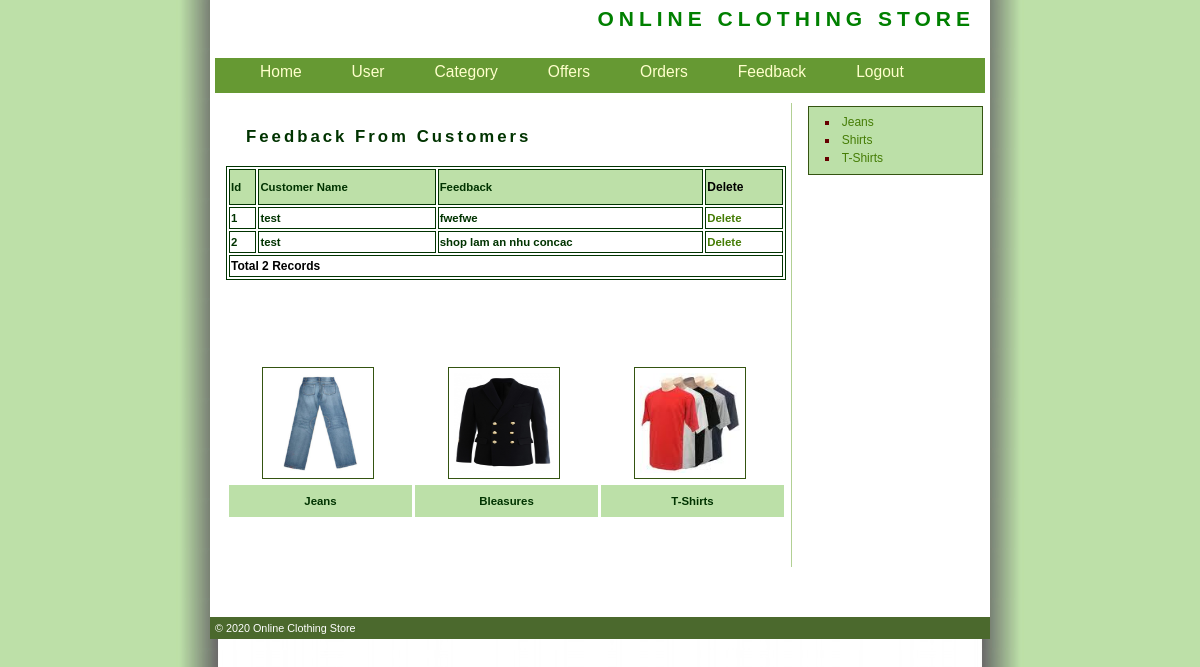
/Admin/Feedback.php, run on the app's committed database.
### tables this page shows
CREATE TABLE `Feedback_Master` (
  `FeedbackId` int(11) NOT NULL AUTO_INCREMENT,
  `CustomerId` int(11) NOT NULL,
  `Feedback` varchar(200) NOT NULL,
  PRIMARY KEY (`FeedbackId`)
);

CREATE TABLE `Customer_Registration` (
  `CustomerId` int(11) NOT NULL AUTO_INCREMENT,
  `CustomerName` varchar(200) NOT NULL,
  `Address` varchar(100) NOT NULL,
  `City` varchar(200) NOT NULL,
  `Email` varchar(500) NOT NULL,
  `Mobile` bigint(10) NOT NULL,
  `Gender` varchar(10) NOT NULL,
  `BirthDate` date NOT NULL,
  `UserName` varchar(200) NOT NULL,
  `Password` varchar(200) NOT NULL,
  PRIMARY KEY (`CustomerId`)
);

CREATE TABLE `Category_Master` (
  `CategoryId` int(11) NOT NULL AUTO_INCREMENT,
  `CategoryName` varchar(200) NOT NULL,
  `Description` varchar(200) NOT NULL,
  `Image` varchar(100) NOT NULL,
  PRIMARY KEY (`CategoryId`)
);

### Admin/Feedback.php (the view, shortened to what this page needs)
<!DOCTYPE html
  PUBLIC "-//W3C//DTD XHTML 1.0 Transitional//EN" "http://www.w3.org/TR/xhtml1/DTD/xhtml1-transitional.dtd">
<html xmlns="http://www.w3.org/1999/xhtml">
<head>
  <link href="style.css" rel="stylesheet" type="text/css" />
</head>
<body>
  <div id="wrapper">
    <?php
    include "Header.php";
    ?>
    <div id="content">
      <h2><span style="color:#003300"> Feedback From Customers</span></h2>
      <table width="100%" border="1" bordercolor="#003300">
        <tr>
          <th height="32" bgcolor="#BDE0A8" class="style3">
            <div align="left" class="style9 style5"><strong>Id</strong></div>
          </th>
          <th bgcolor="#BDE0A8" class="style3">
            <div align="left" class="style9 style5"><strong>Customer Name</strong></div>
          </th>
          <th bgcolor="#BDE0A8" class="style3">
            <div align="left" class="style9 style5"><strong>Feedback</strong></div>
          </th>
          <th bgcolor="#BDE0A8" class="style3">
            <div align="left" class="style12">Delete</div>
          </th>
        </tr>
        <?php
        require "../Connections/shop.php";
        $sql = "select Feedback_Master.FeedbackId,Customer_Registration.CustomerName,Feedback_Master.Feedback from Feedback_Master,Customer_Registration where Feedback_Master.CustomerId=Customer_Registration.CustomerId";
        $result = mysqli_query($conn, $sql);
        while ($row = mysqli_fetch_array($result)) {
          $Id = $row['FeedbackId'];
          $Name = $row['CustomerName'];
          $Feedback = $row['Feedback'];
          ?>
          <tr>
            <td class="style3">
              <div align="left" class="style9 style5"><strong>
                  <?php echo $Id; ?>
                </strong></div>
            </td>
            <td class="style3">
              <div align="left" class="style9 style5"><strong>
                  <?php echo htmlspecialchars($Name); ?>
                </strong></div>
            </td>
            <td class="style3">
              <div align="left" class="style9 style5"><strong>
                  <?php echo htmlspecialchars($Feedback); ?>
                </strong></div>
            </td>
            <td class="style3">
              <div align="left" class="style9 style5"><strong><a
                    href="DeleteFeedback.php?FeedbackId=<?php echo $Id; ?>">Delete</a></strong></div>
            </td>
          </tr>
          <?php
        }
        $records = mysqli_num_rows($result);
        ?>
        <tr>
          <td colspan="5" class="style3">
            <div align="left" class="style12">
              <?php echo "Total " . $records . " Records"; ?>
            </div>
          </td>
        </tr>
      </table>
      <p align="justify">&nbsp;</p>
      <table width="100%" border="0" cellspacing="3" cellpadding="3">
        <tr>
          <td>&nbsp;</td>
          <td>&nbsp;</td>
          <td>&nbsp;</td>
        </tr>
        <tr>
          <td>
            <p><img src="img/Jeans.jpg" alt="box" width="100" height="100" hspace="10" align="left" class="imgleft"
                title="box" /></p>
          </td>
          <td>
            <p><img src="img/asd.jpg" alt="box" width="100" height="100" hspace="10" align="left" class="imgleft"
                title="box" /></p>
          </td>
          <td>
            <p><img src="img/images.jpg" alt="box" width="100" height="100" hspace="10" align="left" class="imgleft"
                title="box" /></p>
          </td>
        </tr>
        <tr>
          <td height="26" bgcolor="#BCE0A8">
            <div align="center" class="style9">Jeans</div>
          </td>
          <td bgcolor="#BCE0A8">
            <div align="center" class="style9">Bleasures</div>
          </td>
          <td bgcolor="#BCE0A8">
            <div align="center" class="style9">T-Shirts</div>
          </td>
        </tr>
      </table>
      <p>&nbsp;</p>
    </div>
    <div id="right-col">
    <div class="scroll">
        <ul class="side">
            <?php
            $sql = "select * from Category_Master";
            $result = mysqli_query($conn, $sql);
            while ($row = mysqli_fetch_array($result)) {
                $Id = $row['CategoryId'];
                $CategoryName = $row['CategoryName'];
                ?>
                <li><a href="Products.php?CategoryId=<?php echo $Id; ?>"><?php echo htmlspecialchars($CategoryName); ?></a></li>
                <?php
            }
            ?>
        </ul>
    </div>
</div>
    <?php
    include "Footer.php";
    ?>
  </div>
</body>
</html>

### Customer/style.css (style rules this page uses)
body { margin : 0; padding : 0; text-align : left; font : 75% "Trebuchet MS", verdana, arial, sans-serif; line-height : 1.5em; background : #BCE0A8 url(img/bg.jpg) top center repeat-y; color : #000; }
#wrapper { position : relative; width : 780px; margin-right : auto; margin-left : auto; padding : 0; border : 0px solid green; background : #fff; }
#content { width : 560px; float : left; margin-top : 0; margin-left : 11px; padding : 5px; border-right : 1px solid #b2d094; }
#content p { padding : 0 20px; }
#right-col { width : 175px; margin : 5px 0 0 590px; border-left : 1px none #28460a; padding : 3px; }
div.scroll { height : auto; width : 160px; padding : 1ex; margin : 0 0 30px 5px; border : 1px solid #345411; background : #BCE0A8; color : #000; }
h2 { margin : 20px; font-size : 140%; letter-spacing : 3px; background : inherit; color : green; }
a:link, a:visited { text-decoration : none; background : inherit; color : #457C05; }
ul.side { list-style-type : square; padding : 0; margin : 0; background : inherit; color:#660000; }
.side li { padding-left : 0.2em; margin-left : 2em; color:#660000; }
.imgleft { float : left; border : 1px solid #345411; padding : 5px; margin-right : 15px; }

### Admin/Feedback.php (style rules this page uses)
.style3 { font-weight: bold }

### data on the page
feedback_master: FeedbackId "1", CustomerId.CustomerName "test", Feedback "fwefwe"
feedback_master: FeedbackId "2", CustomerId.CustomerName "test", Feedback "shop lam an nhu concac"
category_master: CategoryName "Jeans"
category_master: CategoryName "Shirts"
category_master: CategoryName "T-Shirts"

### other printed values
$records "2"
